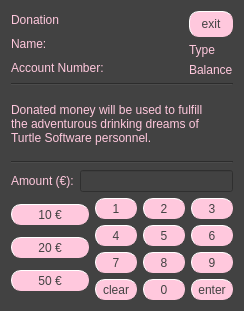
<?xml version="1.0" encoding="UTF-8"?>
<ui version="4.0">
 <class>DonationWindow</class>
 <widget class="QDialog" name="DonationWindow">
  <property name="geometry">
   <rect>
    <x>0</x>
    <y>0</y>
    <width>244</width>
    <height>311</height>
   </rect>
  </property>
  <property name="windowTitle">
   <string>Dialog</string>
  </property>
  <property name="styleSheet">
   <string notr="true">background-color:rgb(66, 66, 66);</string>
  </property>
  <layout class="QVBoxLayout" name="verticalLayout_6">
   <item>
    <layout class="QVBoxLayout" name="verticalLayout_5">
     <item>
      <layout class="QHBoxLayout" name="horizontalLayout_3">
       <item>
        <layout class="QVBoxLayout" name="verticalLayout_4">
         <item>
          <widget class="QLabel" name="headerLabel">
           <property name="styleSheet">
            <string notr="true">color: rgb(255, 200, 221);
font: 63 10pt &quot;Lato Semibold&quot;;</string>
           </property>
           <property name="text">
            <string>Donation</string>
           </property>
          </widget>
         </item>
         <item>
          <widget class="QLabel" name="nameLabel">
           <property name="styleSheet">
            <string notr="true">color: rgb(255, 200, 221);
font: 63 10pt &quot;Lato Semibold&quot;;</string>
           </property>
           <property name="text">
            <string>Name:</string>
           </property>
          </widget>
         </item>
         <item>
          <widget class="QLabel" name="accountNumberLabel">
           <property name="styleSheet">
            <string notr="true">color: rgb(255, 200, 221);
font: 63 10pt &quot;Lato Semibold&quot;;</string>
           </property>
           <property name="text">
            <string>Account Number:</string>
           </property>
          </widget>
         </item>
        </layout>
       </item>
       <item>
        <spacer name="horizontalSpacer">
         <property name="orientation">
          <enum>Qt::Horizontal</enum>
         </property>
         <property name="sizeHint" stdset="0">
          <size>
           <width>40</width>
           <height>20</height>
          </size>
         </property>
        </spacer>
       </item>
       <item>
        <layout class="QVBoxLayout" name="verticalLayout_3">
         <item>
          <widget class="QPushButton" name="exitButton">
           <property name="cursor">
            <cursorShape>PointingHandCursor</cursorShape>
           </property>
           <property name="styleSheet">
            <string notr="true">font: 63 9pt &quot;Lato Semibold&quot;;
color: rgb(66, 66, 66);
background-color:rgb(255, 200, 221);
border-style: outset;
border-width: 1px;
border-radius: 10px;
border-color:rgb(255, 200, 221);
min-width: 4em;
padding: 5px;</string>
           </property>
           <property name="text">
            <string>exit</string>
           </property>
          </widget>
         </item>
         <item>
          <widget class="QLabel" name="typeLabel">
           <property name="styleSheet">
            <string notr="true">color: rgb(255, 200, 221);
font: 63 10pt &quot;Lato Semibold&quot;;</string>
           </property>
           <property name="text">
            <string>Type</string>
           </property>
          </widget>
         </item>
         <item>
          <widget class="QLabel" name="balanceLabel">
           <property name="styleSheet">
            <string notr="true">color: rgb(255, 200, 221);
font: 63 10pt &quot;Lato Semibold&quot;;</string>
           </property>
           <property name="text">
            <string>Balance</string>
           </property>
          </widget>
         </item>
        </layout>
       </item>
      </layout>
     </item>
     <item>
      <widget class="Line" name="line">
       <property name="orientation">
        <enum>Qt::Horizontal</enum>
       </property>
      </widget>
     </item>
     <item>
      <widget class="QLabel" name="charityInfoLabel">
       <property name="styleSheet">
        <string notr="true">color: rgb(255, 200, 221);
font: 63 10pt &quot;Lato Semibold&quot;;</string>
       </property>
       <property name="text">
        <string>Donated money will be used to fulfill 
the adventurous drinking dreams of 
Turtle Software personnel.</string>
       </property>
      </widget>
     </item>
     <item>
      <widget class="Line" name="line_2">
       <property name="orientation">
        <enum>Qt::Horizontal</enum>
       </property>
      </widget>
     </item>
     <item>
      <layout class="QVBoxLayout" name="verticalLayout_2">
       <item>
        <layout class="QHBoxLayout" name="horizontalLayout_2">
         <item>
          <widget class="QLabel" name="label">
           <property name="styleSheet">
            <string notr="true">color: rgb(255, 200, 221);
font: 63 10pt &quot;Lato Semibold&quot;;</string>
           </property>
           <property name="text">
            <string>Amount (€):</string>
           </property>
          </widget>
         </item>
         <item>
          <widget class="QLineEdit" name="amountLine">
           <property name="styleSheet">
            <string notr="true">color: rgb(255, 200, 221);
border-color: rgb(255, 200, 221);</string>
           </property>
          </widget>
         </item>
        </layout>
       </item>
       <item>
        <layout class="QHBoxLayout" name="horizontalLayout">
         <item>
          <layout class="QVBoxLayout" name="verticalLayout">
           <item>
            <widget class="QPushButton" name="tenButton">
             <property name="minimumSize">
              <size>
               <width>72</width>
               <height>21</height>
              </size>
             </property>
             <property name="maximumSize">
              <size>
               <width>80</width>
               <height>21</height>
              </size>
             </property>
             <property name="cursor">
              <cursorShape>PointingHandCursor</cursorShape>
             </property>
             <property name="styleSheet">
              <string notr="true">font: 63 9pt &quot;Lato Semibold&quot;;
color: rgb(66, 66, 66);
background-color:rgb(255, 200, 221);
border-style: outset;
border-width: 1px;
border-radius: 10px;
border-color:rgb(255, 200, 221);
min-width: 4em;
padding: 5px;</string>
             </property>
             <property name="text">
              <string>10 €</string>
             </property>
            </widget>
           </item>
           <item>
            <widget class="QPushButton" name="twentyButton">
             <property name="minimumSize">
              <size>
               <width>72</width>
               <height>21</height>
              </size>
             </property>
             <property name="maximumSize">
              <size>
               <width>80</width>
               <height>21</height>
              </size>
             </property>
             <property name="cursor">
              <cursorShape>PointingHandCursor</cursorShape>
             </property>
             <property name="styleSheet">
              <string notr="true">font: 63 9pt &quot;Lato Semibold&quot;;
color: rgb(66, 66, 66);
background-color:rgb(255, 200, 221);
border-style: outset;
border-width: 1px;
border-radius: 10px;
border-color:rgb(255, 200, 221);
min-width: 4em;
padding: 5px;</string>
             </property>
             <property name="text">
              <string>20 €</string>
             </property>
            </widget>
           </item>
           <item>
            <widget class="QPushButton" name="fiftyButton">
             <property name="minimumSize">
              <size>
               <width>72</width>
               <height>21</height>
              </size>
             </property>
             <property name="maximumSize">
              <size>
               <width>80</width>
               <height>21</height>
              </size>
             </property>
             <property name="cursor">
              <cursorShape>PointingHandCursor</cursorShape>
             </property>
             <property name="styleSheet">
              <string notr="true">font: 63 9pt &quot;Lato Semibold&quot;;
color: rgb(66, 66, 66);
background-color:rgb(255, 200, 221);
border-style: outset;
border-width: 1px;
border-radius: 10px;
border-color:rgb(255, 200, 221);
min-width: 4em;
padding: 5px;</string>
             </property>
             <property name="text">
              <string>50 €</string>
             </property>
            </widget>
           </item>
          </layout>
         </item>
         <item>
          <layout class="QGridLayout" name="gridLayout">
           <item row="0" column="0">
            <widget class="QPushButton" name="oneButton">
             <property name="minimumSize">
              <size>
               <width>42</width>
               <height>21</height>
              </size>
             </property>
             <property name="maximumSize">
              <size>
               <width>35</width>
               <height>21</height>
              </size>
             </property>
             <property name="cursor">
              <cursorShape>PointingHandCursor</cursorShape>
             </property>
             <property name="styleSheet">
              <string notr="true">font: 63 9pt &quot;Lato Semibold&quot;;
color: rgb(66, 66, 66);
background-color:rgb(255, 200, 221);
border-style: outset;
border-width: 1px;
border-radius: 10px;
border-color:rgb(255, 200, 221);
min-width: 2em;
padding: 5px;</string>
             </property>
             <property name="text">
              <string>1</string>
             </property>
            </widget>
           </item>
           <item row="0" column="1">
            <widget class="QPushButton" name="twoButton">
             <property name="minimumSize">
              <size>
               <width>42</width>
               <height>21</height>
              </size>
             </property>
             <property name="maximumSize">
              <size>
               <width>35</width>
               <height>21</height>
              </size>
             </property>
             <property name="cursor">
              <cursorShape>PointingHandCursor</cursorShape>
             </property>
             <property name="styleSheet">
              <string notr="true">font: 63 9pt &quot;Lato Semibold&quot;;
color: rgb(66, 66, 66);
background-color:rgb(255, 200, 221);
border-style: outset;
border-width: 1px;
border-radius: 10px;
border-color:rgb(255, 200, 221);
min-width: 2em;
padding: 5px;</string>
             </property>
             <property name="text">
              <string>2</string>
             </property>
            </widget>
           </item>
           <item row="0" column="2">
            <widget class="QPushButton" name="threeButton">
             <property name="minimumSize">
              <size>
               <width>42</width>
               <height>21</height>
              </size>
             </property>
             <property name="maximumSize">
              <size>
               <width>35</width>
               <height>21</height>
              </size>
             </property>
             <property name="cursor">
              <cursorShape>PointingHandCursor</cursorShape>
             </property>
             <property name="styleSheet">
              <string notr="true">font: 63 9pt &quot;Lato Semibold&quot;;
color: rgb(66, 66, 66);
background-color:rgb(255, 200, 221);
border-style: outset;
border-width: 1px;
border-radius: 10px;
border-color:rgb(255, 200, 221);
min-width: 2em;
padding: 5px;</string>
             </property>
             <property name="text">
              <string>3</string>
             </property>
            </widget>
           </item>
           <item row="1" column="0">
            <widget class="QPushButton" name="fourButton">
             <property name="minimumSize">
              <size>
               <width>42</width>
               <height>21</height>
              </size>
             </property>
             <property name="maximumSize">
              <size>
               <width>35</width>
               <height>21</height>
              </size>
             </property>
             <property name="cursor">
              <cursorShape>PointingHandCursor</cursorShape>
             </property>
             <property name="styleSheet">
              <string notr="true">font: 63 9pt &quot;Lato Semibold&quot;;
color: rgb(66, 66, 66);
background-color:rgb(255, 200, 221);
border-style: outset;
border-width: 1px;
border-radius: 10px;
border-color:rgb(255, 200, 221);
min-width: 2em;
padding: 5px;</string>
             </property>
             <property name="text">
              <string>4</string>
             </property>
            </widget>
           </item>
           <item row="1" column="1">
            <widget class="QPushButton" name="fiveButton">
             <property name="minimumSize">
              <size>
               <width>42</width>
               <height>21</height>
              </size>
             </property>
             <property name="maximumSize">
              <size>
               <width>35</width>
               <height>21</height>
              </size>
             </property>
             <property name="cursor">
              <cursorShape>PointingHandCursor</cursorShape>
             </property>
             <property name="styleSheet">
              <string notr="true">font: 63 9pt &quot;Lato Semibold&quot;;
color: rgb(66, 66, 66);
background-color:rgb(255, 200, 221);
border-style: outset;
border-width: 1px;
border-radius: 10px;
border-color:rgb(255, 200, 221);
min-width: 2em;
padding: 5px;</string>
             </property>
             <property name="text">
              <string>5</string>
             </property>
            </widget>
           </item>
           <item row="1" column="2">
            <widget class="QPushButton" name="sixButton">
             <property name="minimumSize">
              <size>
               <width>42</width>
               <height>21</height>
              </size>
             </property>
             <property name="maximumSize">
              <size>
               <width>35</width>
               <height>21</height>
              </size>
             </property>
             <property name="cursor">
              <cursorShape>PointingHandCursor</cursorShape>
             </property>
             <property name="styleSheet">
              <string notr="true">font: 63 9pt &quot;Lato Semibold&quot;;
color: rgb(66, 66, 66);
background-color:rgb(255, 200, 221);
border-style: outset;
border-width: 1px;
border-radius: 10px;
border-color:rgb(255, 200, 221);
min-width: 2em;
padding: 5px;</string>
             </property>
             <property name="text">
              <string>6</string>
             </property>
            </widget>
           </item>
           <item row="2" column="0">
            <widget class="QPushButton" name="sevenButton">
             <property name="minimumSize">
              <size>
               <width>42</width>
               <height>21</height>
              </size>
             </property>
             <property name="maximumSize">
              <size>
               <width>35</width>
               <height>21</height>
              </size>
             </property>
             <property name="cursor">
              <cursorShape>PointingHandCursor</cursorShape>
             </property>
             <property name="styleSheet">
              <string notr="true">font: 63 9pt &quot;Lato Semibold&quot;;
color: rgb(66, 66, 66);
background-color:rgb(255, 200, 221);
border-style: outset;
border-width: 1px;
border-radius: 10px;
border-color:rgb(255, 200, 221);
min-width: 2em;
padding: 5px;</string>
             </property>
             <property name="text">
              <string>7</string>
             </property>
            </widget>
           </item>
           <item row="2" column="1">
            <widget class="QPushButton" name="eightButton">
             <property name="minimumSize">
              <size>
               <width>42</width>
               <height>21</height>
              </size>
             </property>
             <property name="maximumSize">
              <size>
               <width>35</width>
               <height>21</height>
              </size>
             </property>
             <property name="cursor">
              <cursorShape>PointingHandCursor</cursorShape>
             </property>
             <property name="styleSheet">
              <string notr="true">font: 63 9pt &quot;Lato Semibold&quot;;
color: rgb(66, 66, 66);
background-color:rgb(255, 200, 221);
border-style: outset;
border-width: 1px;
border-radius: 10px;
border-color:rgb(255, 200, 221);
min-width: 2em;
padding: 5px;</string>
             </property>
             <property name="text">
              <string>8</string>
             </property>
            </widget>
           </item>
           <item row="2" column="2">
            <widget class="QPushButton" name="nineButton">
             <property name="minimumSize">
              <size>
               <width>42</width>
               <height>21</height>
              </size>
             </property>
             <property name="maximumSize">
              <size>
               <width>35</width>
               <height>21</height>
              </size>
             </property>
             <property name="cursor">
              <cursorShape>PointingHandCursor</cursorShape>
             </property>
             <property name="styleSheet">
              <string notr="true">font: 63 9pt &quot;Lato Semibold&quot;;
color: rgb(66, 66, 66);
background-color:rgb(255, 200, 221);
border-style: outset;
border-width: 1px;
border-radius: 10px;
border-color:rgb(255, 200, 221);
min-width: 2em;
padding: 5px;</string>
             </property>
             <property name="text">
              <string>9</string>
             </property>
            </widget>
           </item>
           <item row="3" column="0">
            <widget class="QPushButton" name="clearButton">
             <property name="minimumSize">
              <size>
               <width>42</width>
               <height>21</height>
              </size>
             </property>
             <property name="maximumSize">
              <size>
               <width>35</width>
               <height>21</height>
              </size>
             </property>
             <property name="cursor">
              <cursorShape>PointingHandCursor</cursorShape>
             </property>
             <property name="styleSheet">
              <string notr="true">font: 63 9pt &quot;Lato Semibold&quot;;
color: rgb(66, 66, 66);
background-color:rgb(255, 200, 221);
border-style: outset;
border-width: 1px;
border-radius: 10px;
border-color:rgb(255, 200, 221);
min-width: 2em;
padding: 5px;</string>
             </property>
             <property name="text">
              <string>clear</string>
             </property>
            </widget>
           </item>
           <item row="3" column="1">
            <widget class="QPushButton" name="zeroButton">
             <property name="minimumSize">
              <size>
               <width>42</width>
               <height>21</height>
              </size>
             </property>
             <property name="maximumSize">
              <size>
               <width>35</width>
               <height>21</height>
              </size>
             </property>
             <property name="cursor">
              <cursorShape>PointingHandCursor</cursorShape>
             </property>
             <property name="styleSheet">
              <string notr="true">font: 63 9pt &quot;Lato Semibold&quot;;
color: rgb(66, 66, 66);
background-color:rgb(255, 200, 221);
border-style: outset;
border-width: 1px;
border-radius: 10px;
border-color:rgb(255, 200, 221);
min-width: 2em;
padding: 5px;</string>
             </property>
             <property name="text">
              <string>0</string>
             </property>
            </widget>
           </item>
           <item row="3" column="2">
            <widget class="QPushButton" name="enterButton">
             <property name="minimumSize">
              <size>
               <width>42</width>
               <height>21</height>
              </size>
             </property>
             <property name="maximumSize">
              <size>
               <width>35</width>
               <height>21</height>
              </size>
             </property>
             <property name="cursor">
              <cursorShape>PointingHandCursor</cursorShape>
             </property>
             <property name="styleSheet">
              <string notr="true">font: 63 9pt &quot;Lato Semibold&quot;;
color: rgb(66, 66, 66);
background-color:rgb(255, 200, 221);
border-style: outset;
border-width: 1px;
border-radius: 10px;
border-color:rgb(255, 200, 221);
min-width: 2em;
padding: 5px;</string>
             </property>
             <property name="text">
              <string>enter</string>
             </property>
            </widget>
           </item>
          </layout>
         </item>
        </layout>
       </item>
      </layout>
     </item>
    </layout>
   </item>
  </layout>
 </widget>
 <resources/>
 <connections/>
</ui>
